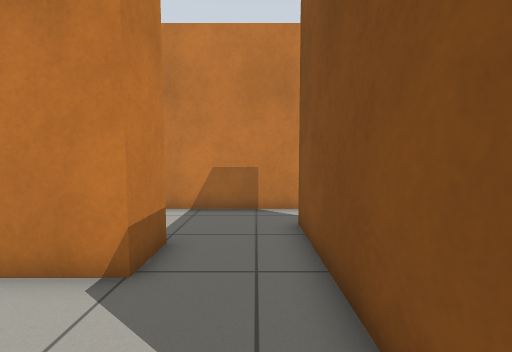
view 1 (above)

15 first-person views from a walk through a world built for the Gazebo simulator. The camera is 0.91 m above the floor, tilts 4° down and sees 90° across. The floor is counted in squares, 0.5 m on a side. Each view is taken from the middle of a square. On the plan, view 1 faces up. The plan holds only what a view shows up to about 15 squares ahead; the rest is blank.

view 2
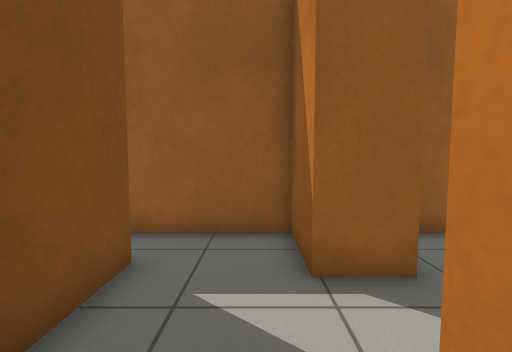

view 3
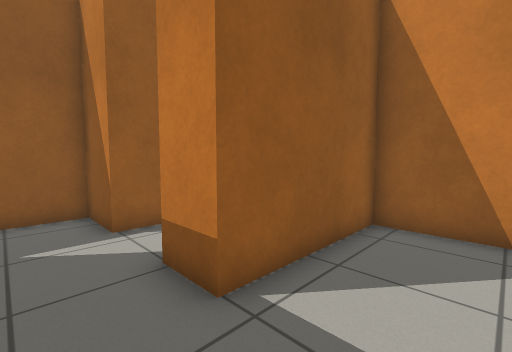

view 4
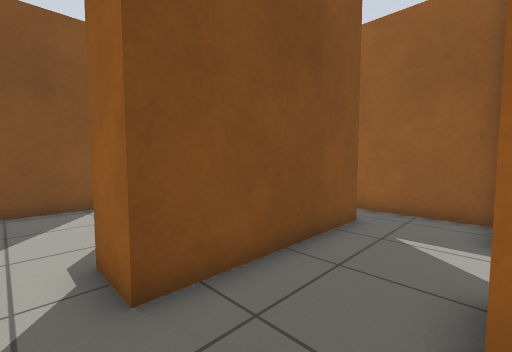

view 5
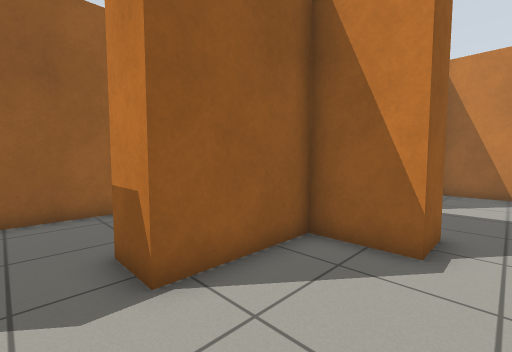

view 6
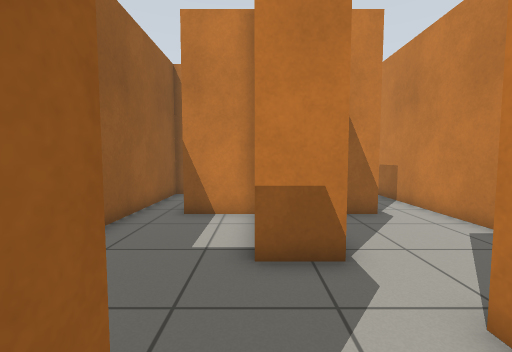

view 7
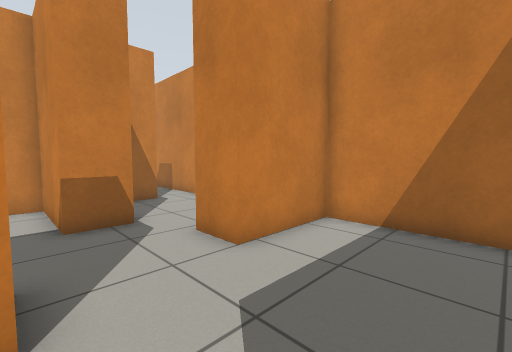

view 8
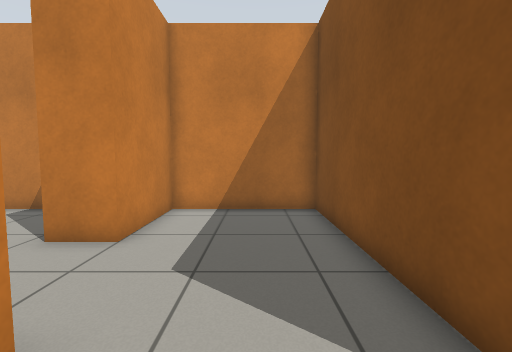

view 9
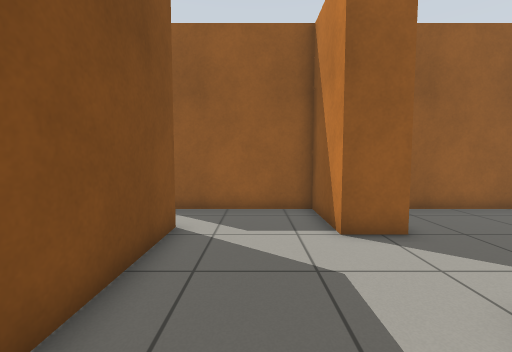

view 10
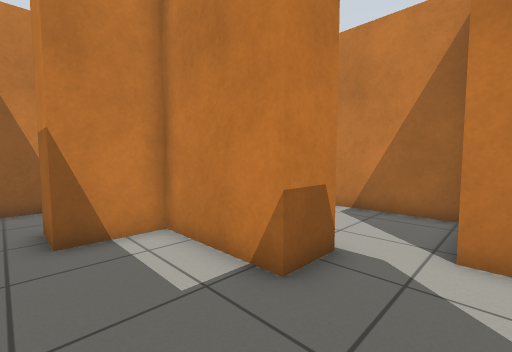

view 11
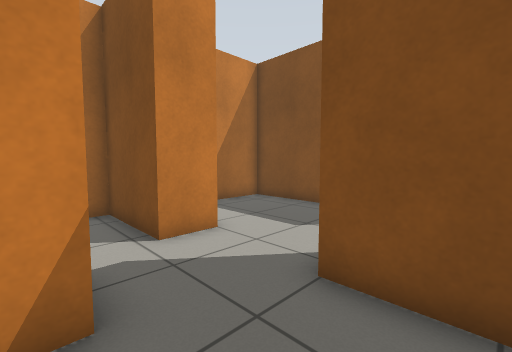

view 12
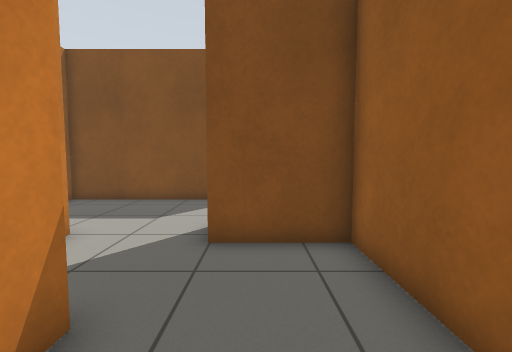

view 13
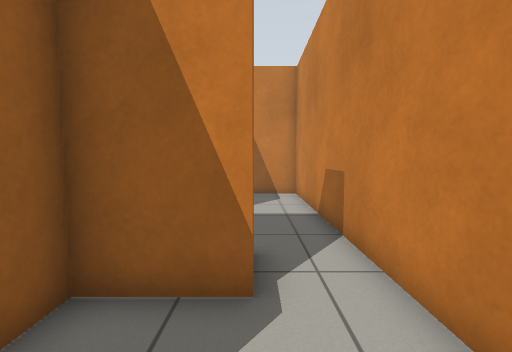

view 14
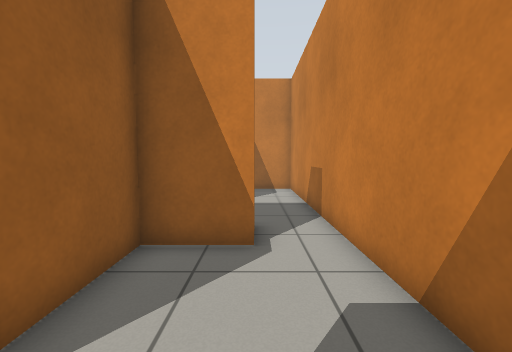

view 15
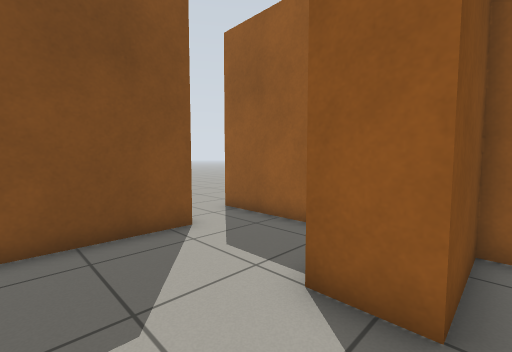

### Floor plan
Ten units are one square. View 1 is at (0, 0); x grows to the right and y downward. Boxes are objects, and circles mark ways between rooms. Rooms are numbered by the first view taken in them; rooms with no view inside come last. Other rooms are left out.
<svg viewBox="-76 -96 236 112">
<path fill="none" stroke="#000" d="M28 -56 28 -46 66 -46 66 -30 28 -30 28 -7 12 -7M100 -54 84 -54M-19 -12 -19 11 94 11 94 -20M12 -36 12 -70 28 -70 28 -56M84 -54 84 -91 -71 -91 -71 -54 -19 -54 -19 -38M94 -20 110 -20M151 -12 151 -91 100 -91 100 -54M110 -20 110 11 144 11M-19 -38 -40 -38M12 -7 12 -36M-35 -12 -19 -12"/>
<circle cx="60" cy="-65" r="3" fill="#2a7"/>
<circle cx="100" cy="-40" r="3" fill="#2a7"/>
<circle cx="-5" cy="-10" r="3" fill="#2a7"/>
<circle cx="-5" cy="-45" r="3" fill="#2a7"/>
<circle cx="130" cy="-20" r="3" fill="#2a7"/>
<text x="60" y="-20">1</text>
<text x="0" y="-70">2</text>
<text x="120" y="-50">3</text>
<text x="130" y="-10">4</text>
<text x="-10" y="-20">5</text>
</svg>
Room 1 opens to room 2. Room 1 opens to room 3. Room 1 opens to room 5. Room 2 opens to room 5. Room 3 opens to room 4.

Where each view was taken, in squares from view 1:
view 1: 0 up, 0 right, facing up
view 2: 5 up, 1 left, facing down
view 3: 8 up, 0 right, facing down-left
view 4: 8 up, 2 left, facing down-right
view 5: 8 up, 8 right, facing down-left
view 6: 3 up, 11 right, facing left
view 7: 2 up, 14 right, facing up-left
view 8: 0 up, 13 right, facing up
view 9: 8 up, 13 right, facing down
view 10: 0 up, 9 right, facing up-left
view 11: 0 up, 6 right, facing up-right
view 12: 1 up, 4 right, facing right
view 13: 7 up, 6 right, facing left
view 14: 7 up, 8 right, facing left
view 15: 5 up, 9 right, facing down-right
